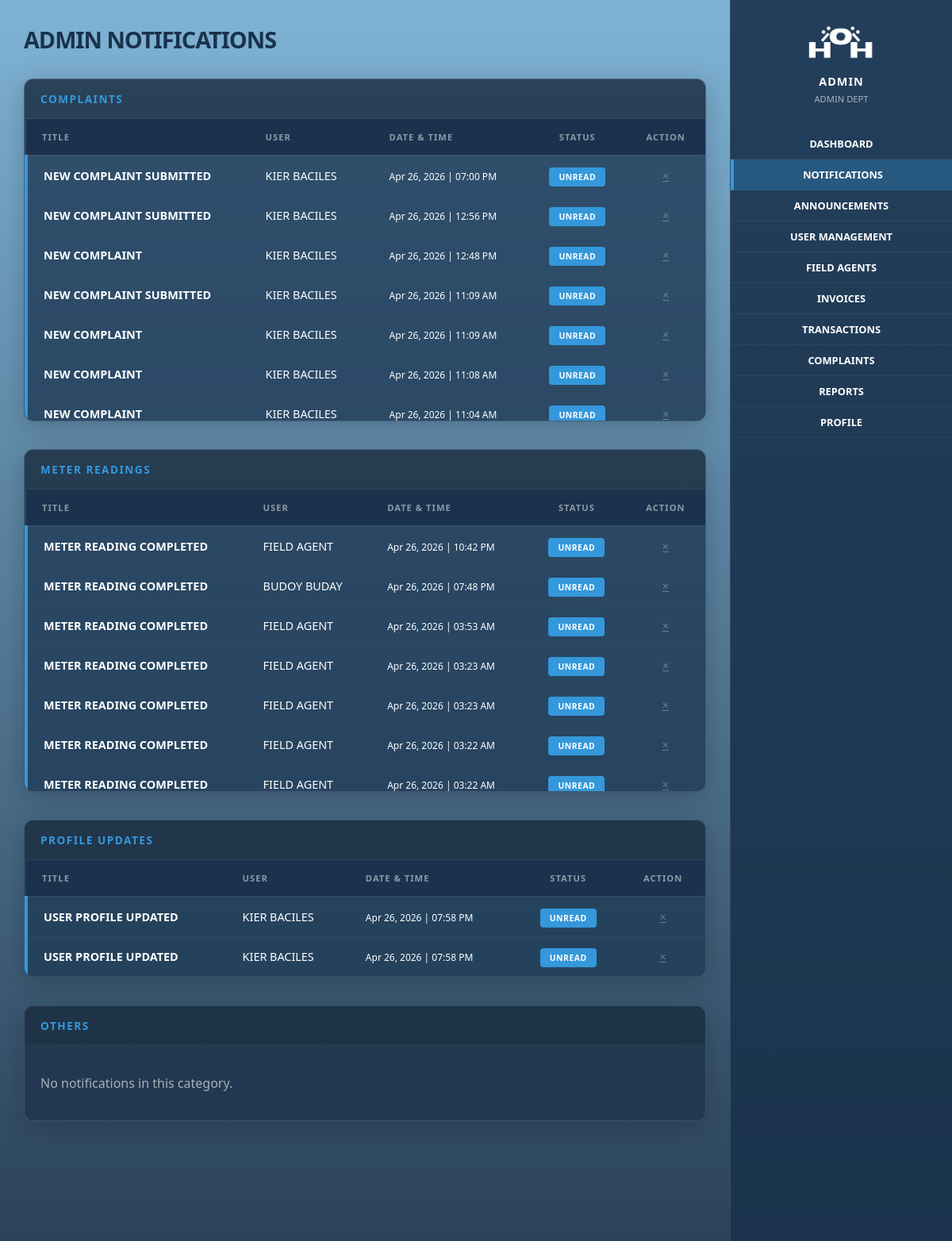
/admin_notifications.php (signed in, upper part), run on an earlier commit of the app's database.
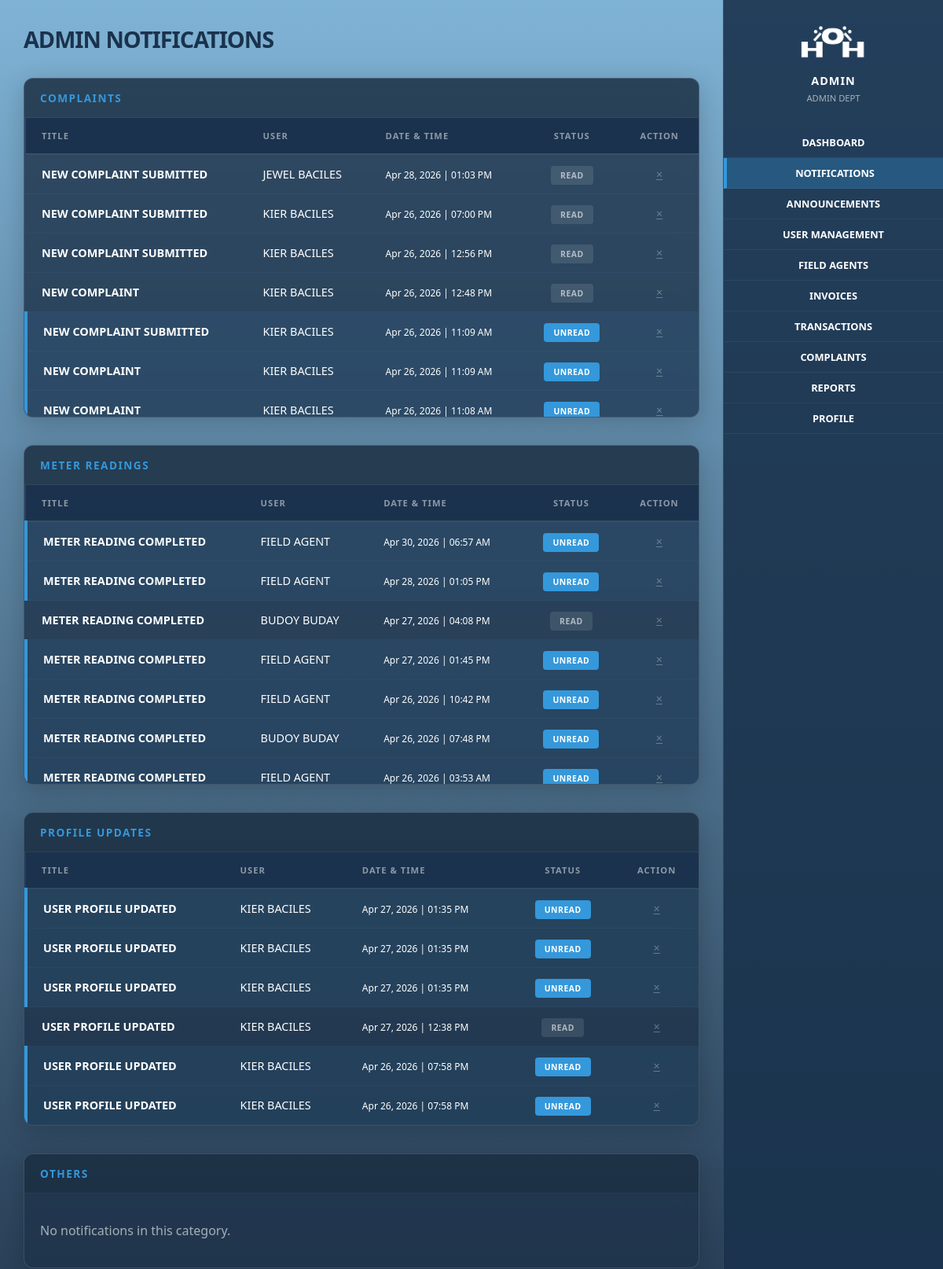
And on a later commit of the database.
### tables this page shows
CREATE TABLE `notifications` (
  `id` int(11) NOT NULL,
  `user_id` int(11) DEFAULT NULL,
  `role_target` varchar(50) DEFAULT 'admin',
  `title` varchar(150) DEFAULT NULL,
  `message` text DEFAULT NULL,
  `status` enum('unread','read') DEFAULT 'unread',
  `created_at` timestamp NOT NULL DEFAULT current_timestamp(),
  `type` varchar(50) DEFAULT NULL,
  `link` varchar(255) DEFAULT NULL
);

CREATE TABLE `users` (
  `id` int(11) NOT NULL,
  `first_name` varchar(50) DEFAULT NULL,
  `last_name` varchar(50) DEFAULT NULL,
  `email` varchar(100) DEFAULT NULL,
  `contact_no` varchar(20) DEFAULT NULL,
  `password` varchar(255) DEFAULT NULL,
  `role` enum('user','admin','accountant','agent') DEFAULT 'user',
  `meter_number` varchar(50) DEFAULT NULL,
  `barangay` varchar(100) DEFAULT NULL,
  `street` varchar(100) DEFAULT NULL,
  `status` enum('active','inactive') DEFAULT 'active',
  `created_at` timestamp NOT NULL DEFAULT current_timestamp(),
  `user_code` varchar(50) DEFAULT NULL,
  `avatar` varchar(255) DEFAULT 'default.png'
);

### admin_notifications.php (the view, shortened to what this page needs)
<?php
include "db.php";
function getNotifs($conn, $type){
    return $conn->query("
        SELECT n.*, u.first_name, u.last_name, u.email
        FROM notifications n
        LEFT JOIN users u ON n.user_id = u.id
        WHERE n.role_target='admin' AND n.type='$type'
        ORDER BY n.created_at DESC
    ");
}
$complaints = getNotifs($conn, "complaint");
$readings   = getNotifs($conn, "reading");
$profiles   = getNotifs($conn, "profile");
$others     = getNotifs($conn, "general");
function renderSection($title, $data){
    echo "<div class='glass-panel'>";
        echo "<div class='panel-title-bar'>$title</div>";
        echo "<div class='table-area'>";
            if($data->num_rows == 0){
                echo "<p class='no-notif' style='padding: 20px; opacity: 0.6;'>No notifications in this category.</p>";
            } else {
                echo "<table class='data-table'>";
                echo "<thead>
                        <tr>
                            <th>Title</th>
                            <th>User</th>
                            <th>Date & Time</th>
                            <th style='text-align:center'>Status</th>
                            <th style='text-align:center'>Action</th>
                        </tr>
                    </thead>";
                echo "<tbody>";
                while($n = $data->fetch_assoc()){
                    $isUnread = ($n['status'] == "unread");
                    $rowClass = $isUnread ? "unread-row" : "";
                    $dateFormatted = date('M d, Y | h:i A', strtotime($n['created_at']));
                    $userName = !empty($n['first_name']) ? strtoupper($n['first_name']." ".$n['last_name']) : "SYSTEM";
                    $jsIsUnread = $isUnread ? '1' : '0';
                    echo "<tr class='$rowClass' onclick=\"openNotif('".addslashes($n['title'])."', '".addslashes($n['message'])."', '$userName', '$dateFormatted', '".$n['id']."', '$jsIsUnread')\">";
                        echo "<td><strong>".strtoupper($n['title'])."</strong></td>";
                        echo "<td>$userName</td>";
                        echo "<td><small>$dateFormatted</small></td>";
                        echo "<td style='text-align:center'>
                                <span class='status-pill ".($isUnread ? 'unpaid' : 'paid')."'>".strtoupper($n['status'])."</span>
                            </td>";
                        echo "<td style='text-align:center'>
                                <a href='?delete=".$n['id']."' class='dismiss-btn' onclick='event.stopPropagation(); return confirm(\"Dismiss this notification?\")'>&times;</a>
                            </td>";
                    echo "</tr>";
                }
                echo "</tbody>";
                echo "</table>";
            }
        echo "</div>";
    echo "</div>";
}
?>
<!DOCTYPE html>
<html lang="en">
<head>
    <link rel="stylesheet" href="styles/admin_notification.css">
</head>
<body id="mainBody">
<div class="main-content">
    <div class="header-row">
        <h1>ADMIN NOTIFICATIONS</h1>
    </div>
    <?php
    renderSection("Complaints", $complaints);
    renderSection("Others", $others);
    ?>
</div>
        <div class="sidebar-right">
            <img src="assets/logo_name.png" class="side-logo">
            <div class="agent-info" style="color: white; text-align: center; margin-bottom: 30px;">
                <h3>ADMIN</h3>
                <p style="font-size: 0.7rem; opacity: 0.6;">ADMIN DEPT</p>
            </div>
            <nav class="nav-menu">
                <a href="admin_dashboard.php" class="nav-item">DASHBOARD</a>
                <a href="admin_notifications.php" class="nav-item  active">NOTIFICATIONS</a>
                <a href="announcements.php" class="nav-item">ANNOUNCEMENTS</a>
                <a href="user_management.php" class="nav-item">USER MANAGEMENT</a>
                <a href="agent_management.php" class="nav-item">FIELD AGENTS</a>
                <a href="invoices.php" class="nav-item">INVOICES</a>
                <a href="transactions.php" class="nav-item">TRANSACTIONS</a>
                <a href="complaints_admin.php" class="nav-item">COMPLAINTS</a>
                <a href="reports.php" class="nav-item">REPORTS</a>
                <a href="profile.php" class="nav-item">PROFILE</a>
            </nav>
        </div>
</body>
</html>

What changed in the data, as far as the page shows it:
no longer on this page (row unchanged): notifications: title "NEW COMPLAINT", user.last_name "KIER BACILES", created_at "Apr 26, 2026 | 11:04 AM", status "UNREAD"
no longer on this page (row unchanged): notifications: title "METER READING COMPLETED", user.last_name "FIELD AGENT", created_at "Apr 26, 2026 | 03:23 AM", status "UNREAD"
no longer on this page (row unchanged): notifications: title "METER READING COMPLETED", user.last_name "FIELD AGENT", created_at "Apr 26, 2026 | 03:23 AM", status "UNREAD"
no longer on this page (row unchanged): notifications: title "METER READING COMPLETED", user.last_name "FIELD AGENT", created_at "Apr 26, 2026 | 03:22 AM", status "UNREAD"
no longer on this page (row unchanged): notifications: title "METER READING COMPLETED", user.last_name "FIELD AGENT", created_at "Apr 26, 2026 | 03:22 AM", status "UNREAD"
added notifications: title "NEW COMPLAINT SUBMITTED", user.last_name "JEWEL BACILES", created_at "Apr 28, 2026 | 01:03 PM", status "READ"
changed notifications "Apr 26, 2026 | 07:00 PM": status "UNREAD" → "READ"
changed notifications "Apr 26, 2026 | 12:56 PM": status "UNREAD" → "READ"
changed notifications "Apr 26, 2026 | 12:48 PM": status "UNREAD" → "READ"
added notifications: title "METER READING COMPLETED", user.last_name "FIELD AGENT", created_at "Apr 30, 2026 | 06:57 AM", status "UNREAD"
added notifications: title "METER READING COMPLETED", user.last_name "FIELD AGENT", created_at "Apr 28, 2026 | 01:05 PM", status "UNREAD"
added notifications: title "METER READING COMPLETED", user.last_name "BUDOY BUDAY", created_at "Apr 27, 2026 | 04:08 PM", status "READ"
added notifications: title "METER READING COMPLETED", user.last_name "FIELD AGENT", created_at "Apr 27, 2026 | 01:45 PM", status "UNREAD"
added notifications: title "USER PROFILE UPDATED", user.last_name "KIER BACILES", created_at "Apr 27, 2026 | 01:35 PM", status "UNREAD"
added notifications: title "USER PROFILE UPDATED", user.last_name "KIER BACILES", created_at "Apr 27, 2026 | 01:35 PM", status "UNREAD"
added notifications: title "USER PROFILE UPDATED", user.last_name "KIER BACILES", created_at "Apr 27, 2026 | 01:35 PM", status "UNREAD"
added notifications: title "USER PROFILE UPDATED", user.last_name "KIER BACILES", created_at "Apr 27, 2026 | 12:38 PM", status "READ"
